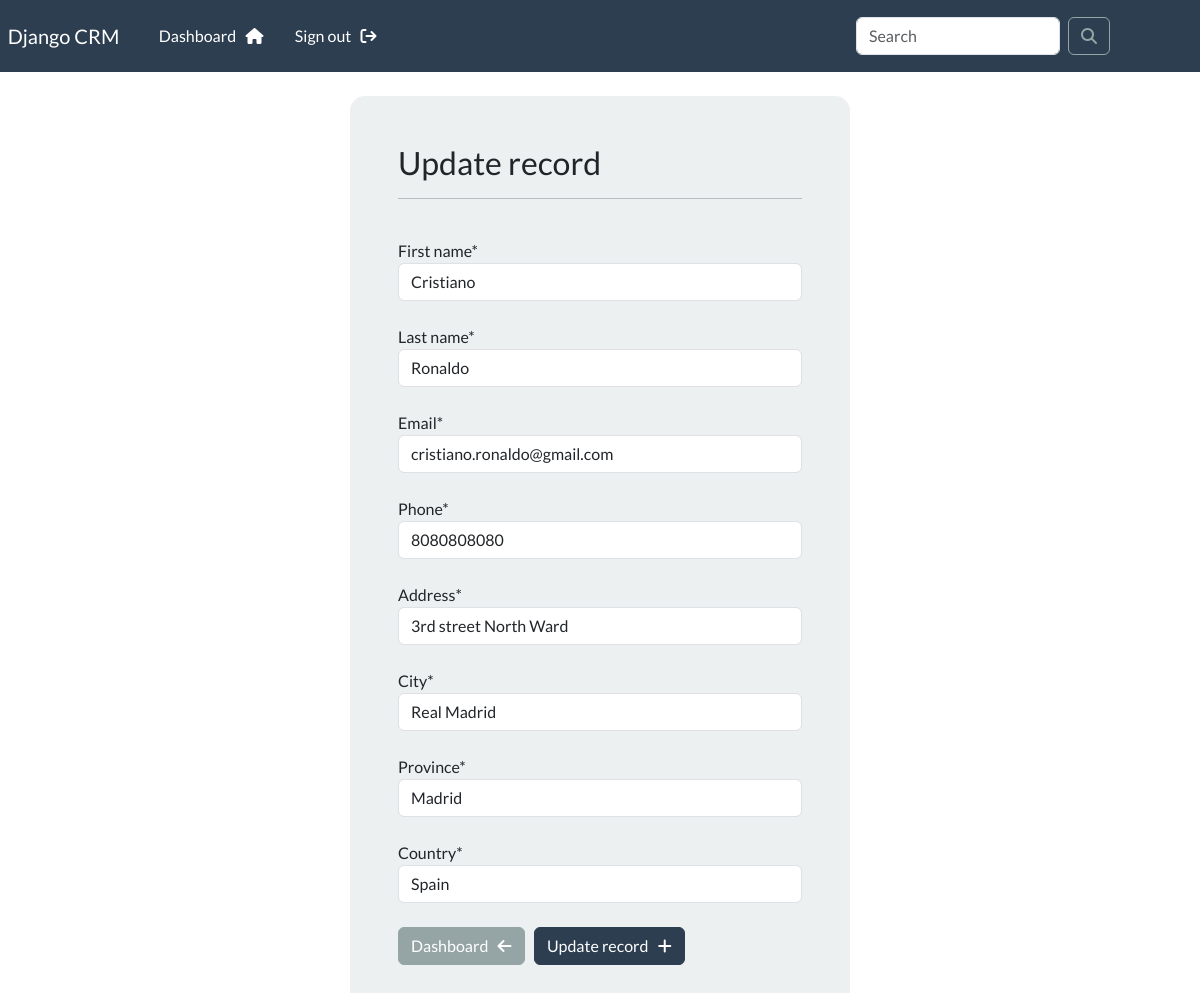
Screenshot of /update-record/7 (signed in) with the database file from the repository.
### App/models.py (models this page shows, shortened)
class Record(models.Model):
    creation_date = models.DateTimeField(auto_now_add=True)
    first_name = models.CharField(max_length=100)
    last_name = models.CharField(max_length=100)
    email = models.CharField(max_length=255)
    phone = models.CharField(max_length=20)
    address = models.CharField(max_length=255)
    city = models.CharField(max_length=255)
    province = models.CharField(max_length=200)
    country = models.CharField(max_length=120)

### App/views.py (the view)
# urls.py: path('update-record/<int:pk>', views.update_record, name='update-record'),
@login_required(login_url='login')
def update_record(request, pk):
    record = Record.objects.get(id=pk)
    form = UpdateRecordForm(instance=record)
    if request.method == 'POST':
        form = UpdateRecordForm(request.POST, instance=record)
        if form.is_valid():
            form.save()
            messages.success(request, 'The record was updated successfully!')
            return redirect('dashboard')
    context = {'form': form}
    return render(request, 'App/update-record.html', context=context)

### App/forms.py
class UpdateRecordForm(forms.ModelForm):
    class Meta:
        model = Record
        fields = ['first_name', 'last_name', 'email', 'phone', 'address', 'city', 'province', 'country']

### App/templates/App/update-record.html (shortened to what this page needs)
{% extends 'App/base.html' %}
{% load crispy_forms_tags %}
{% block content %}
<body>
    <div class="container bg-light shadow-md p-5 form-layout">
        <h3>Update record</h3>
        <hr />
        <br />
        <form action="" method="post" autocomplete="off">
            {{ form.first_name|as_crispy_field }}
            <br>
            {{ form.last_name|as_crispy_field }}
            <br>
            {{ form.email|as_crispy_field }}
            <br>
            {{ form.phone|as_crispy_field }}
            <br>
            {{ form.address|as_crispy_field }}
            <br>
            {{ form.city|as_crispy_field }}
            <br>
            {{ form.province|as_crispy_field }}
            <br>
            {{ form.country|as_crispy_field }}
            <br />
            <a href="{% url 'dashboard' %}" class="btn btn-secondary">Dashboard &nbsp; <i class="fa fa-arrow-left" aria-hidden="true"></i></a> &nbsp;
            <button type="submit" class="btn btn-primary">Update record &nbsp; <i class="fa fa-plus" aria-hidden="true"></i></button>
        </form>
    </div>
</body>
{% endblock content %}

### App/static/css/style.css (style rules this page uses)
.form-layout { border-radius: 15px; width: 500px; }

### rows the page displays
Record: first_name "Cristiano", last_name "Ronaldo", email "cristiano.ronaldo@gmail.com", phone "8080808080", address "3rd street North Ward", city "Real Madrid", province "Madrid", country "Spain"
